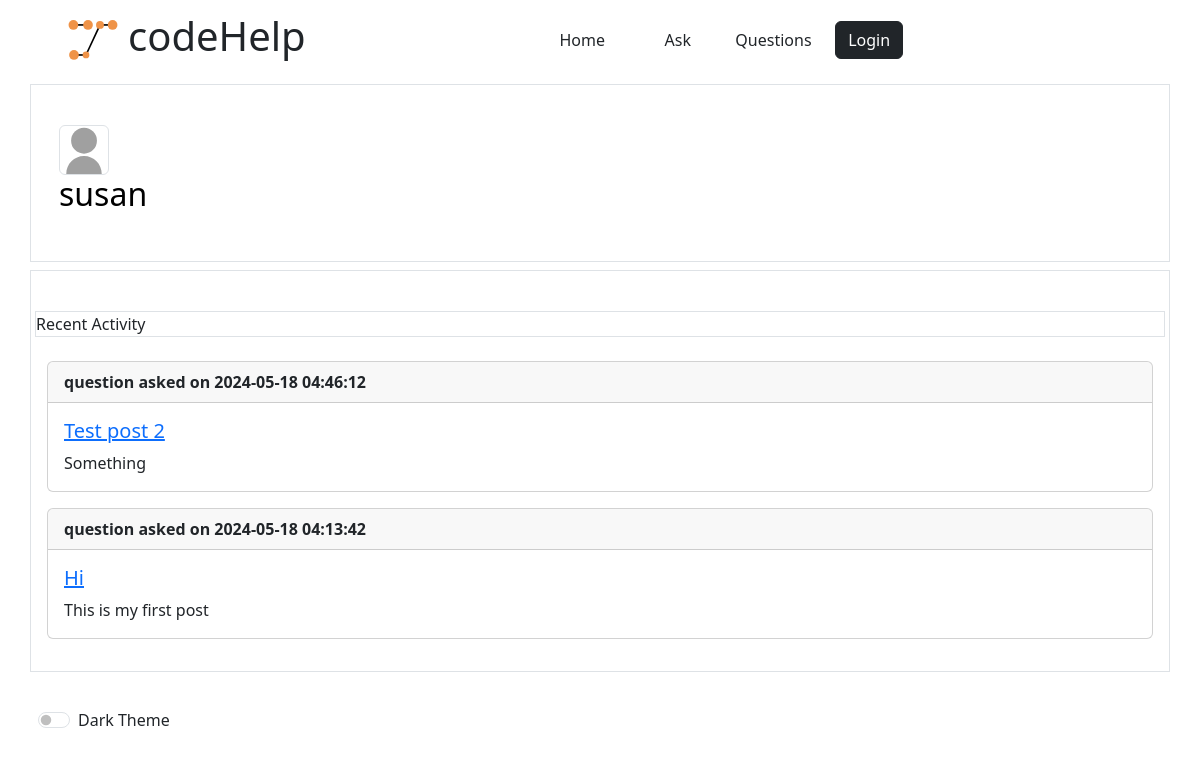
The app's page /profile/1 with its own data.
### app/models.py (models this page shows, shortened)
class User(UserMixin, db.Model):
    id: so.Mapped[int] = so.mapped_column(primary_key=True)
    username: so.Mapped[str] = so.mapped_column(sa.String(64), index=True,
                                                unique=True)
    email: so.Mapped[str] = so.mapped_column(sa.String(120), index=True,
                                             unique=True)
    password_hash: so.Mapped[Optional[str]] = so.mapped_column(sa.String(256))
    posts: so.WriteOnlyMapped['Post'] = so.relationship(
        back_populates='author')
    comments: so.WriteOnlyMapped['Comment'] = so.relationship(
        back_populates='author')

class Post(db.Model):
    id: so.Mapped[int] = so.mapped_column(primary_key=True)
    title: so.Mapped[str] = so.mapped_column(sa.String(140))
    body: so.Mapped[str] = so.mapped_column(sa.String(256))
    timestamp: so.Mapped[datetime] = so.mapped_column(
        index=True, default=lambda: datetime.now(timezone.utc).replace(microsecond=0))
    user_id: so.Mapped[int] = so.mapped_column(sa.ForeignKey(User.id),
                                               index=True)
    author: so.Mapped[User] = so.relationship(back_populates='posts')
    comments: so.WriteOnlyMapped['Comment'] = so.relationship(
        back_populates='post')

### app/routes.py (the view)
@app.route('/profile/<int:user_id>')
def profile(user_id):
    posts = Post.query.filter_by(user_id=user_id).order_by(desc(Post.timestamp)).all()
    user = User.query.get_or_404(user_id)
    return render_template('profilePage.html', posts=posts, user=user)

### app/templates/profilePage.html (shortened to what this page needs)
{% extends "base.html" %}
{% block content %}
<div class="container p-4 my-2 border">
    <div class="row">
        <div class="col-md-3 p-3 text-black">
            <img src="{{ url_for('static', filename='profile_pic.svg') }}" alt="Profile Picture" class="border rounded" style="width: 50px;">
            <h2>{{ user.username }}</h2></div>
        </div>
    </div>
</div>
<div class="container p-3 my-2 border">
    <div class="row border my-4">Recent Activity</div>
    {% for post in posts %}
    <div class="card mb-3">
        <div class="card-header">
            <strong>question asked on {{post.timestamp}}</strong>
        </div>
        <div class="card-body">
            <h5 class="card-title"><a href="{{ url_for('postDetails', post_id=post.id) }}">{{ post.title }}</a></h5>
            <p class="card-text">{{ post.body }}</p>
        </div>
    </div>
    {% endfor %}
</div>
{% endblock %}

### app/static/codeHelp.css (style rules this page uses)
body { background-color: #ffffff; color: #212529; }

### records on screen
User: username "susan"
Post: timestamp "2024-05-18 04:46:12", title "Test post 2", body "Something"
Post: timestamp "2024-05-18 04:13:42", title "Hi", body "This is my first post"
